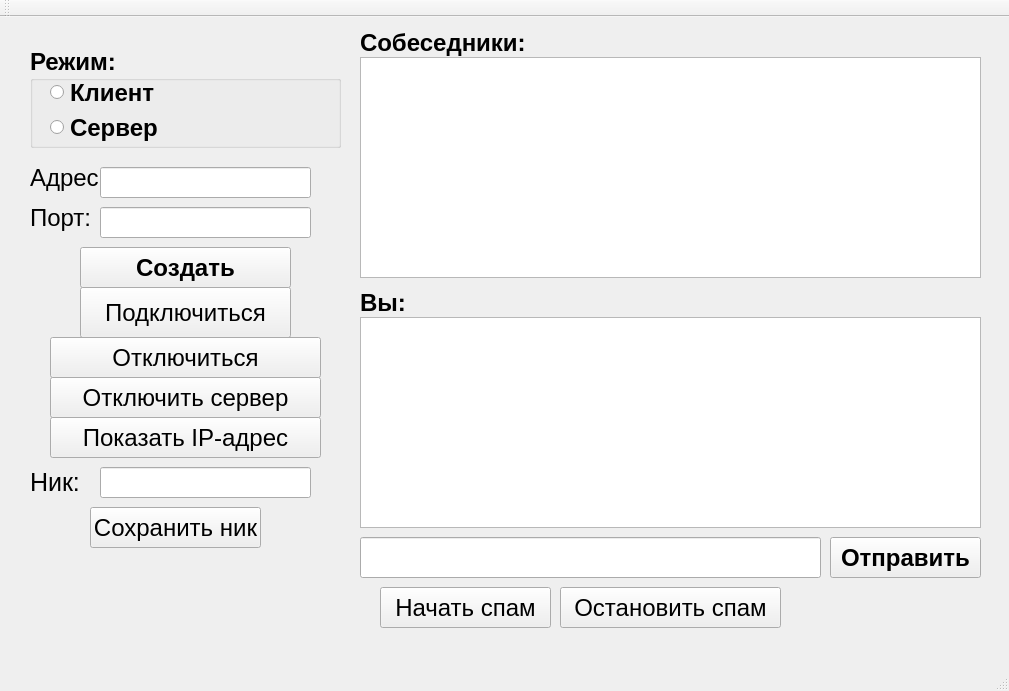
<?xml version="1.0" encoding="UTF-8"?>
<ui version="4.0">
 <class>MainWindow</class>
 <widget class="QMainWindow" name="MainWindow">
  <property name="geometry">
   <rect>
    <x>0</x>
    <y>0</y>
    <width>1009</width>
    <height>691</height>
   </rect>
  </property>
  <property name="font">
   <font>
    <pointsize>18</pointsize>
   </font>
  </property>
  <property name="windowTitle">
   <string>MainWindow</string>
  </property>
  <widget class="QWidget" name="centralWidget">
   <widget class="QGroupBox" name="groupBox">
    <property name="geometry">
     <rect>
      <x>30</x>
      <y>30</y>
      <width>311</width>
      <height>101</height>
     </rect>
    </property>
    <property name="font">
     <font>
      <pointsize>18</pointsize>
      <weight>75</weight>
      <bold>true</bold>
     </font>
    </property>
    <property name="title">
     <string>Режим:</string>
    </property>
    <widget class="QRadioButton" name="radioButton_Client">
     <property name="geometry">
      <rect>
       <x>20</x>
       <y>30</y>
       <width>131</width>
       <height>31</height>
      </rect>
     </property>
     <property name="text">
      <string>Клиент</string>
     </property>
    </widget>
    <widget class="QRadioButton" name="radioButton_Server">
     <property name="geometry">
      <rect>
       <x>20</x>
       <y>60</y>
       <width>131</width>
       <height>41</height>
      </rect>
     </property>
     <property name="text">
      <string>Сервер</string>
     </property>
    </widget>
   </widget>
   <widget class="QLabel" name="label_Port">
    <property name="geometry">
     <rect>
      <x>30</x>
      <y>180</y>
      <width>101</width>
      <height>41</height>
     </rect>
    </property>
    <property name="text">
     <string>Порт:</string>
    </property>
   </widget>
   <widget class="QLineEdit" name="lineEdit_Port">
    <property name="geometry">
     <rect>
      <x>100</x>
      <y>190</y>
      <width>211</width>
      <height>31</height>
     </rect>
    </property>
    <property name="text">
     <string/>
    </property>
   </widget>
   <widget class="QLabel" name="label_Adress">
    <property name="geometry">
     <rect>
      <x>30</x>
      <y>140</y>
      <width>81</width>
      <height>41</height>
     </rect>
    </property>
    <property name="text">
     <string>Адрес:</string>
    </property>
   </widget>
   <widget class="QLineEdit" name="lineEdit_Adress">
    <property name="geometry">
     <rect>
      <x>100</x>
      <y>150</y>
      <width>211</width>
      <height>31</height>
     </rect>
    </property>
    <property name="text">
     <string/>
    </property>
   </widget>
   <widget class="QPushButton" name="pushButton_Create">
    <property name="geometry">
     <rect>
      <x>80</x>
      <y>230</y>
      <width>211</width>
      <height>41</height>
     </rect>
    </property>
    <property name="font">
     <font>
      <pointsize>18</pointsize>
      <weight>75</weight>
      <bold>true</bold>
     </font>
    </property>
    <property name="text">
     <string>Создать</string>
    </property>
   </widget>
   <widget class="QPushButton" name="pushButton_Connect">
    <property name="geometry">
     <rect>
      <x>80</x>
      <y>270</y>
      <width>211</width>
      <height>51</height>
     </rect>
    </property>
    <property name="text">
     <string>Подключиться</string>
    </property>
   </widget>
   <widget class="QTextEdit" name="textEdit_input">
    <property name="geometry">
     <rect>
      <x>360</x>
      <y>40</y>
      <width>621</width>
      <height>221</height>
     </rect>
    </property>
   </widget>
   <widget class="QTextEdit" name="textEdit_output">
    <property name="geometry">
     <rect>
      <x>360</x>
      <y>300</y>
      <width>621</width>
      <height>211</height>
     </rect>
    </property>
   </widget>
   <widget class="QLineEdit" name="lineEdit_Mes">
    <property name="geometry">
     <rect>
      <x>360</x>
      <y>520</y>
      <width>461</width>
      <height>41</height>
     </rect>
    </property>
    <property name="maxLength">
     <number>200000</number>
    </property>
   </widget>
   <widget class="QPushButton" name="pushButton_SendMes">
    <property name="geometry">
     <rect>
      <x>830</x>
      <y>520</y>
      <width>151</width>
      <height>41</height>
     </rect>
    </property>
    <property name="font">
     <font>
      <pointsize>18</pointsize>
      <weight>75</weight>
      <bold>true</bold>
     </font>
    </property>
    <property name="text">
     <string>Отправить</string>
    </property>
   </widget>
   <widget class="QPushButton" name="pushButton_Show_Adress">
    <property name="geometry">
     <rect>
      <x>50</x>
      <y>400</y>
      <width>271</width>
      <height>41</height>
     </rect>
    </property>
    <property name="text">
     <string>Показать IP-адрес</string>
    </property>
   </widget>
   <widget class="QPushButton" name="pushButton_Spam">
    <property name="geometry">
     <rect>
      <x>380</x>
      <y>570</y>
      <width>171</width>
      <height>41</height>
     </rect>
    </property>
    <property name="font">
     <font>
      <pointsize>18</pointsize>
     </font>
    </property>
    <property name="text">
     <string>Начать спам</string>
    </property>
   </widget>
   <widget class="QPushButton" name="pushButton_StopSpam">
    <property name="geometry">
     <rect>
      <x>560</x>
      <y>570</y>
      <width>221</width>
      <height>41</height>
     </rect>
    </property>
    <property name="font">
     <font>
      <pointsize>18</pointsize>
     </font>
    </property>
    <property name="text">
     <string>Остановить спам</string>
    </property>
   </widget>
   <widget class="QPushButton" name="pushButton_Disconnect">
    <property name="geometry">
     <rect>
      <x>50</x>
      <y>320</y>
      <width>271</width>
      <height>41</height>
     </rect>
    </property>
    <property name="text">
     <string>Отключиться</string>
    </property>
   </widget>
   <widget class="QPushButton" name="pushButton_turnOfServer">
    <property name="geometry">
     <rect>
      <x>50</x>
      <y>360</y>
      <width>271</width>
      <height>41</height>
     </rect>
    </property>
    <property name="text">
     <string>Отключить сервер</string>
    </property>
   </widget>
   <widget class="QPushButton" name="pushButton_clearAll">
    <property name="geometry">
     <rect>
      <x>1100</x>
      <y>570</y>
      <width>161</width>
      <height>51</height>
     </rect>
    </property>
    <property name="text">
     <string>Очистить</string>
    </property>
   </widget>
   <widget class="QLineEdit" name="lineEdit_nick">
    <property name="geometry">
     <rect>
      <x>100</x>
      <y>450</y>
      <width>211</width>
      <height>31</height>
     </rect>
    </property>
   </widget>
   <widget class="QLabel" name="label">
    <property name="geometry">
     <rect>
      <x>30</x>
      <y>450</y>
      <width>61</width>
      <height>31</height>
     </rect>
    </property>
    <property name="font">
     <font>
      <pointsize>19</pointsize>
     </font>
    </property>
    <property name="text">
     <string>Ник:</string>
    </property>
   </widget>
   <widget class="QPushButton" name="pushButton_saveNick">
    <property name="geometry">
     <rect>
      <x>90</x>
      <y>490</y>
      <width>171</width>
      <height>41</height>
     </rect>
    </property>
    <property name="text">
     <string>Сохранить ник</string>
    </property>
   </widget>
   <widget class="QLabel" name="label_chat">
    <property name="geometry">
     <rect>
      <x>360</x>
      <y>10</y>
      <width>291</width>
      <height>31</height>
     </rect>
    </property>
    <property name="font">
     <font>
      <pointsize>18</pointsize>
      <weight>75</weight>
      <bold>true</bold>
     </font>
    </property>
    <property name="text">
     <string>Собеседники:</string>
    </property>
   </widget>
   <widget class="QLabel" name="label_yourMessage">
    <property name="geometry">
     <rect>
      <x>360</x>
      <y>270</y>
      <width>291</width>
      <height>31</height>
     </rect>
    </property>
    <property name="font">
     <font>
      <pointsize>18</pointsize>
      <weight>75</weight>
      <bold>true</bold>
     </font>
    </property>
    <property name="text">
     <string>Вы:</string>
    </property>
   </widget>
  </widget>
  <widget class="QMenuBar" name="menuBar">
   <property name="geometry">
    <rect>
     <x>0</x>
     <y>0</y>
     <width>1009</width>
     <height>22</height>
    </rect>
   </property>
  </widget>
  <widget class="QToolBar" name="mainToolBar">
   <attribute name="toolBarArea">
    <enum>TopToolBarArea</enum>
   </attribute>
   <attribute name="toolBarBreak">
    <bool>false</bool>
   </attribute>
  </widget>
  <widget class="QStatusBar" name="statusBar"/>
 </widget>
 <layoutdefault spacing="6" margin="11"/>
 <resources/>
 <connections/>
</ui>
